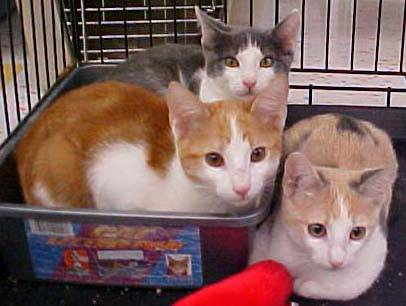
#> input picture keras_2_example_classifier/data/test1/cats/cat.126.jpg, 406 x 306 px, given in place of t.mp4, which was not available
$ python perform_object_recognition.py
#> lines starting #> are read from the running program, lines starting #| are printed output that depends on the picture; after the words box and inside, x2 and y2 are one past the last pixel; in counts of white or black regions, pixels touching at a corner belong together; pictures that were not available may be replaced by others from this repository, and a replacement may not be noted
# https://stackoverflow.com/questions/43139764/perform-object-recognition-based-on-colour

import numpy as np
import cv2
cap = cv2.VideoCapture('/home/depappas/Dropbox/soccer_images/video_test/t.mp4')
fgbg =  cv2.createBackgroundSubtractorMOG2()

print("fgbg: " + str(fgbg))

j=0
count = int(cap.get(cv2.CAP_PROP_FRAME_WIDTH))

print("count: " + str(count))

while j < count:
    ret, frame = cap.read()
#> frame is the input picture: shape (306, 406, 3); mean B, G, R 94.2, 98.2, 128
    cmask = fgbg.apply(frame)
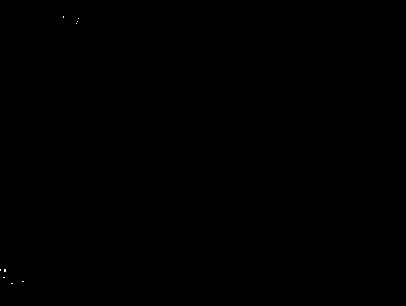
#> cmask: shape (306, 406); values 127 (black) and 255 (white), 0.02% white in thin lines or dots, all inside (x1, y1, x2, y2) = (0, 16, 79, 284)
    fgmask = cmask.copy()
    floodfill =cmask.copy()

    (cnts, _) = cv2.findContours(cmask, cv2.RETR_TREE, cv2.CHAIN_APPROX_SIMPLE)
#> cnts = [[[0, 0], [0, 305], [405, 305], [405, 0]]]
    cnts = sorted(cnts, key = cv2.contourArea, reverse = True)
    if(len(cnts)!=0):
        h, w = floodfill.shape[:2]
#> h = 306; w = 406
        mask = np.zeros((h+2, w+2), np.uint8)
        cv2.floodFill(floodfill, mask, (0,0), 255)
#> floodfill: shape (306, 406); every value is 255
        floodfill_inv = cv2.bitwise_not(floodfill)
#> floodfill_inv: shape (306, 406); every value is 0
        fgmask=fgmask|floodfill_inv

    # screenCnt = None
    print("K="+str(j))
    j+=1
    for cnt in cnts:
        x,y,w,h = cv2.boundingRect(cnt)
        cv2.rectangle(fgmask,(x,y),(x+w,y+h),255,4)
#> this loop made 1 pass
#> (cnt, x, y, w, h) on pass 1: ([[0, 0], [0, 305], [405, 305], [405, 0]], 0, 0, 406, 306)
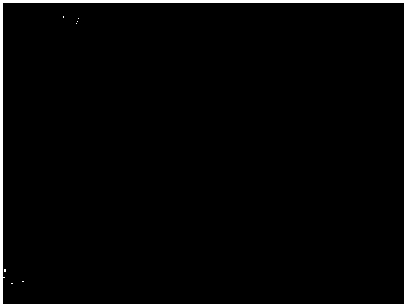
#> fgmask: shape (306, 406); values 127 (black) and 255 (white), 2.9% white; 8 white regions (7 under 20 px), largest, box (x1, y1, x2, y2) and area: (0, 0, 406, 306) 3537
    if(len(cnts)!=0):
        cv2.imshow('frame',fgmask)

    k = cv2.waitKey(30) & 0xff
#> (key Esc is pressed here)

    if k == 27:
        break
cap.release()

$ run again, on keras_2_example_classifier/data/test1/cats/cat.142.jpg
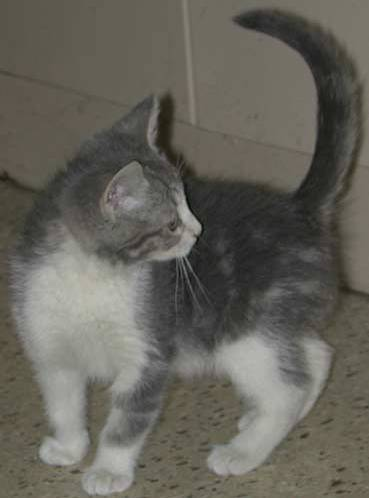
#> input picture keras_2_example_classifier/data/test1/cats/cat.142.jpg, 369 x 498 px, given in place of t.mp4, which was not available
#> frame is the input picture: shape (498, 369, 3); mean B, G, R 90.6, 98.7, 100.9
#> cmask: shape (498, 369); every value is 127
#> cnts = [[[0, 0], [0, 497], [368, 497], [368, 0]]]
#> floodfill: shape (498, 369); every value is 255
#> floodfill_inv: shape (498, 369); every value is 0
#> the loop `for cnt in cnts:` made 1 pass
#> (cnt, x, y, w, h) on pass 1: ([[0, 0], [0, 497], [368, 497], [368, 0]], 0, 0, 369, 498)
#> after the loop `for cnt in cnts:`:
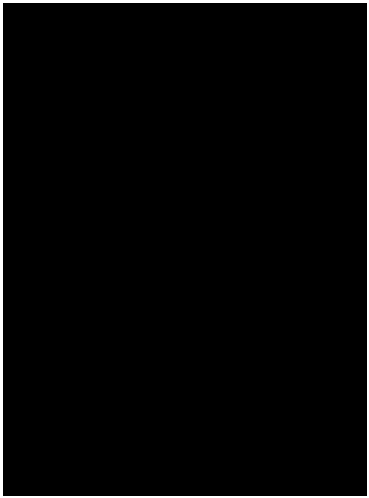
#> fgmask: shape (498, 369); values 127 (black) and 255 (white), 2.3% white; 1 white region, box (x1, y1, x2, y2) and area: (0, 0, 369, 498) 4310

$ run again, on keras_2_example_classifier/data/test1/cats/cat.178.jpg
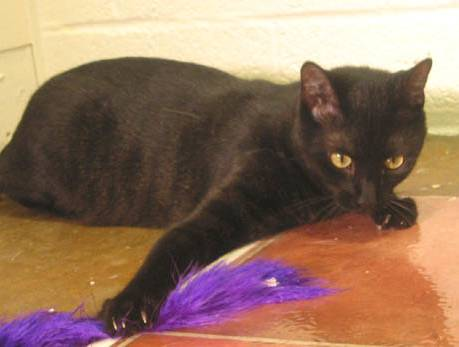
#> input picture keras_2_example_classifier/data/test1/cats/cat.178.jpg, 459 x 347 px, given in place of t.mp4, which was not available
#> frame is the input picture: shape (347, 459, 3); mean B, G, R 96, 115.9, 146.3
#> cmask: shape (347, 459); every value is 127
#> cnts = [[[0, 0], [0, 346], [458, 346], [458, 0]]]
#> floodfill: shape (347, 459); every value is 255
#> floodfill_inv: shape (347, 459); every value is 0
#> the loop `for cnt in cnts:` made 1 pass
#> (cnt, x, y, w, h) on pass 1: ([[0, 0], [0, 346], [458, 346], [458, 0]], 0, 0, 459, 347)
#> after the loop `for cnt in cnts:`:
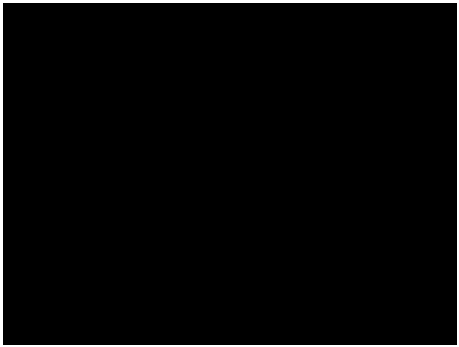
#> fgmask: shape (347, 459); values 127 (black) and 255 (white), 2.5% white; 1 white region, box (x1, y1, x2, y2) and area: (0, 0, 459, 347) 4005
